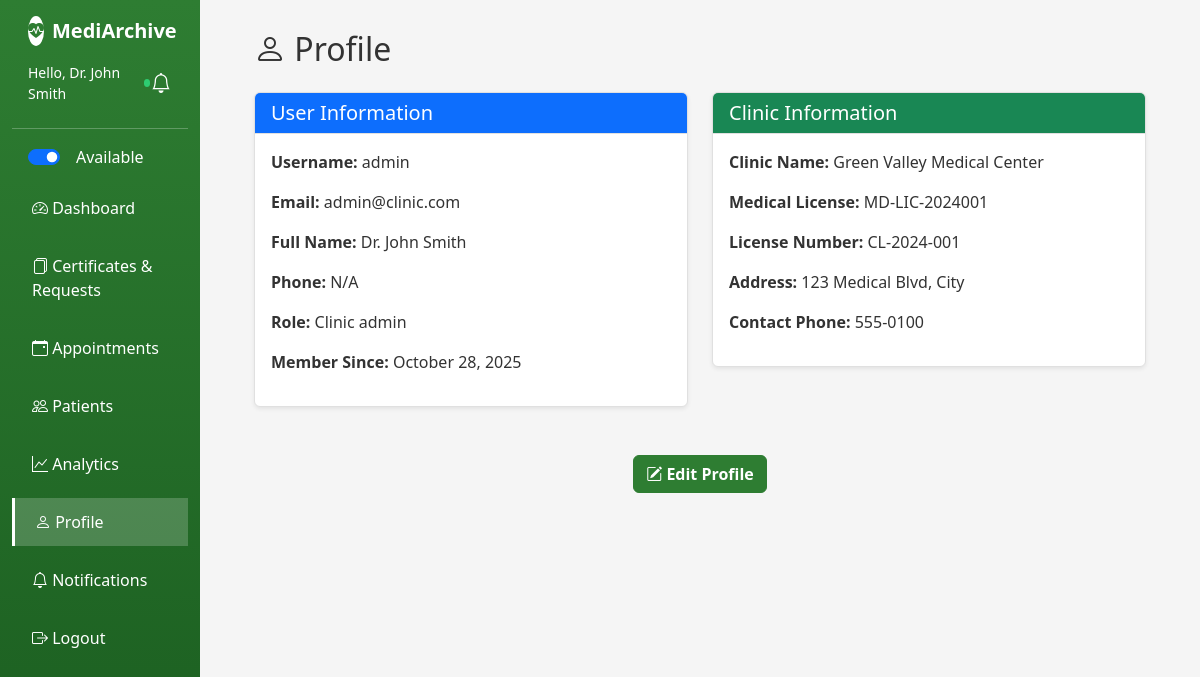
Screenshot of /views/profile.php (signed in) with the database file from the repository.
### tables this page shows
CREATE TABLE IF NOT EXISTS clinics (
    id INT PRIMARY KEY AUTO_INCREMENT,
    user_id INT NOT NULL,
    clinic_name VARCHAR(100) NOT NULL,
    license_number VARCHAR(50),
    medical_license VARCHAR(100) NOT NULL,
    specialization VARCHAR(100) NOT NULL,
    address TEXT,
    contact_phone VARCHAR(20),
    is_available BOOLEAN DEFAULT TRUE,
    available_from TIME DEFAULT '09:00:00',
    available_to TIME DEFAULT '17:00:00',
    created_at TIMESTAMP DEFAULT CURRENT_TIMESTAMP,
    FOREIGN KEY (user_id) REFERENCES users(id) ON DELETE CASCADE,
    INDEX idx_user_id (user_id),
    INDEX idx_specialization (specialization),
    INDEX idx_is_available (is_available)
);

CREATE TABLE IF NOT EXISTS users (
    id INT PRIMARY KEY AUTO_INCREMENT,
    username VARCHAR(50) UNIQUE NOT NULL,
    email VARCHAR(100) UNIQUE NOT NULL,
    password VARCHAR(255) NOT NULL,
    full_name VARCHAR(100) NOT NULL,
    role ENUM('clinic_admin', 'patient') NOT NULL DEFAULT 'patient',
    phone VARCHAR(20),
    created_at TIMESTAMP DEFAULT CURRENT_TIMESTAMP,
    INDEX idx_username (username),
    INDEX idx_email (email)
);

### config.php (called while the page is built, shortened)
<?php
function isClinicAdmin() {
    return isset($_SESSION['role']) && $_SESSION['role'] === 'clinic_admin';
}
if (file_exists(__DIR__ . '/includes/bootstrap.php')) {
    require_once __DIR__ . '/includes/bootstrap.php';
}

### includes/Database.php (called while the page is built, shortened)
<?php
class Database {
    private static $instance = null;
    private $pdo;
    private function __construct()
    {
        $dsn = sprintf('mysql:host=%s;dbname=%s;charset=utf8mb4', DB_HOST, DB_NAME);
        $options = [
            PDO::ATTR_ERRMODE => PDO::ERRMODE_EXCEPTION,
            PDO::ATTR_DEFAULT_FETCH_MODE => PDO::FETCH_ASSOC,
            PDO::ATTR_EMULATE_PREPARES => false,
        ];
        $this->pdo = new PDO($dsn, DB_USER, DB_PASS, $options);
    }
    public static function getInstance()
    {
        if (self::$instance === null) {
            self::$instance = new Database();
        }
        return self::$instance;
    }
    public function fetch($sql, array $params = [])
    {
        $stmt = $this->pdo->prepare($sql);
        $stmt->execute($params);
        return $stmt->fetch();
    }
}
?>

### includes/bootstrap.php (called while the page is built, shortened)
<?php
require_once __DIR__ . '/Database.php';
function DB()
{
    return Database::getInstance();
}

### views/profile.php (the view, shortened to what this page needs)
<?php
require_once '../config.php';
$user_id = $_SESSION['user_id'];
try {
    $db = Database::getInstance();
    $user = $db->fetch("SELECT * FROM users WHERE id = ?", [$user_id]);
    if ($_SESSION['role'] === 'clinic_admin') {
        $profile = $db->fetch("SELECT * FROM clinics WHERE user_id = ?", [$user_id]);
    } else {
        $profile = $db->fetch("SELECT * FROM patients WHERE user_id = ?", [$user_id]);
    }
} catch (Exception $e) {
    $user = null;
    $profile = null;
}
?>
<!DOCTYPE html>
<html lang="en">
<head>
<link href="https://cdn.jsdelivr.net/npm/bootstrap@5.3.0/dist/css/bootstrap.min.css" rel="stylesheet">
<link rel="stylesheet" href="https://cdn.jsdelivr.net/npm/bootstrap-icons@1.10.0/font/bootstrap-icons.css">
</head>
<body>
<div class="container-fluid">
    <div class="row">
        <?php include 'includes/sidebar.php'; ?>
        <main class="col-md-9 ms-sm-auto col-lg-10 px-md-4">
            <div class="main-content">
                <h2 class="mb-4"><i class="bi bi-person"></i> Profile</h2>
                <div class="row">
                    <div class="col-md-6 mb-4">
                        <div class="card shadow-sm">
                            <div class="card-header bg-primary text-white">
                                <h5 class="mb-0">User Information</h5>
                            </div>
                            <div class="card-body">
                                <p><strong>Username:</strong> <?php echo htmlspecialchars($user['username']); ?></p>
                                <p><strong>Email:</strong> <?php echo htmlspecialchars($user['email']); ?></p>
                                <p><strong>Full Name:</strong> <?php echo htmlspecialchars($user['full_name']); ?></p>
                                <p><strong>Phone:</strong> <?php echo htmlspecialchars($user['phone'] ?? 'N/A'); ?></p>
                                <p><strong>Role:</strong> <?php echo str_replace('_', ' ', ucwords($user['role'])); ?></p>
                                <p><strong>Member Since:</strong> <?php echo date('F d, Y', strtotime($user['created_at'])); ?></p>
                            </div>
                        </div>
                    </div>
                    <div class="col-md-6 mb-4">
                        <div class="card shadow-sm">
                            <div class="card-header bg-success text-white">
                                <h5 class="mb-0"><?php echo $_SESSION['role'] === 'clinic_admin' ? 'Clinic Information' : 'Patient Information'; ?></h5>
                            </div>
                            <div class="card-body">
                                <?php if ($profile): ?>
                                    <?php if ($_SESSION['role'] === 'clinic_admin'): ?>
                                        <p><strong>Clinic Name:</strong> <?php echo htmlspecialchars($profile['clinic_name']); ?></p>
                                        <p><strong>Medical License:</strong> <?php echo htmlspecialchars($profile['medical_license'] ?? 'N/A'); ?></p>
                                        <p><strong>License Number:</strong> <?php echo htmlspecialchars($profile['license_number'] ?? 'N/A'); ?></p>
                                        <p><strong>Address:</strong> <?php echo htmlspecialchars($profile['address'] ?? 'N/A'); ?></p>
                                        <p><strong>Contact Phone:</strong> <?php echo htmlspecialchars($profile['contact_phone'] ?? 'N/A'); ?></p>
                                    <?php endif; ?>
                                <?php else: ?>
                                    <p class="text-muted">No additional information available</p>
                                <?php endif; ?>
                            </div>
                        </div>
                    </div>
                </div>
                <div class="text-center mt-4">
                    <a href="edit_profile.php" class="btn btn-primary">
                        <i class="bi bi-pencil-square"></i> Edit Profile
                    </a>
                </div>
            </div>
        </main>
    </div>
</div>
</body>
</html>

### views/includes/sidebar.php (shortened to what this page needs)
<?php
$current_page = basename($_SERVER['PHP_SELF']);
$role = $_SESSION['role'] ?? '';
?>
<nav class="col-md-3 col-lg-2 d-md-block sidebar collapse">
    <div class="position-sticky pt-3">
        <div class="d-flex align-items-center gap-2 px-3 mb-2">
            <?php if ($role === 'web_admin'): ?>
            <span class="bg-success rounded-circle d-inline-flex align-items-center justify-content-center" style="width:30px;height:30px;color:#000;"><i class="bi bi-shield-check"></i></span>
            <h5 class="text-white mb-0"><strong>MediArchive</strong></h5>
            <?php elseif ($role === 'clinic_admin'): ?>
            <span class="bg-white rounded-circle d-inline-flex align-items-center justify-content-center" style="width:30px;height:30px;color:#2e7d32;"><i class="bi bi-heart-pulse-fill"></i></span>
            <h5 class="text-white mb-0"><strong>MediArchive</strong></h5>
            <?php else: ?>
            <span class="bg-white rounded-circle d-inline-flex align-items-center justify-content-center" style="width:30px;height:30px;color:#1976d2;"><i class="bi bi-heart-pulse-fill"></i></span>
            <h5 class="text-white mb-0"><strong>MediArchive</strong></h5>
            <?php endif; ?>
        </div>
        <?php if (isset($_SESSION['full_name'])): ?>
        <div class="d-flex align-items-center justify-content-between px-3 py-2 text-white">
            <div class="d-flex align-items-center gap-2">
                <div class="small d-flex align-items-center gap-2">
                    <span>Hello, <?php echo htmlspecialchars($_SESSION['full_name']); ?></span>
                    <?php if (isClinicAdmin()): ?>
                        <?php
                        try {
                            $row = DB()->fetch("SELECT is_available FROM clinics WHERE user_id = ?", [$_SESSION['user_id']]);
                            $isAvail = $row ? intval($row['is_available']) : 0;
                        } catch (Exception $e) { $isAvail = 0; }
                        ?>
                        <span id="availIndicator" class="d-inline-block rounded-circle" style="width:8px;height:8px;background: <?php echo $isAvail ? '#2ecc71' : '#bdc3c7'; ?>;"></span>
                    <?php endif; ?>
                </div>
            </div>
			<div class="position-relative">
				<button class="btn btn-link text-white p-0" id="notificationBell" style="text-decoration:none;" onclick="toggleNotifications()">
					<i class="bi bi-bell fs-5"></i>
				</button>
			</div>
        </div>
        <?php endif; ?>
        <hr class="text-white">
        <ul class="nav flex-column">
            <?php if (isClinicAdmin()): ?>
            <li class="nav-item px-3 mb-2">
                <div class="form-check form-switch text-white">
                    <input class="form-check-input" type="checkbox" role="switch" id="availabilitySwitch" <?php echo $isAvail ? 'checked' : ''; ?> onclick="setAvailability(this.checked)">
                    <label class="form-check-label ms-2" for="availabilitySwitch">Available</label>
                </div>
            </li>
            <?php endif; ?>
            <li class="nav-item">
                <a class="nav-link <?php echo $current_page === 'dashboard.php' ? 'active' : ''; ?>" href="dashboard.php">
                    <i class="bi bi-speedometer2"></i> Dashboard
                </a>
            </li>
            <?php if (isClinicAdmin()): ?>
            <li class="nav-item">
                <a class="nav-link <?php echo $current_page === 'certificates.php' ? 'active' : ''; ?>" href="certificates.php">
                    <i class="bi bi-files"></i> Certificates & Requests
                </a>
            </li>
            <li class="nav-item">
                <a class="nav-link <?php echo $current_page === 'clinic_appointments.php' ? 'active' : ''; ?>" href="clinic_appointments.php">
                    <i class="bi bi-calendar-event"></i> Appointments
                </a>
            </li>
            <li class="nav-item">
                <a class="nav-link <?php echo $current_page === 'patients.php' ? 'active' : ''; ?>" href="patients.php">
                    <i class="bi bi-people"></i> Patients
                </a>
            </li>
            <li class="nav-item">
                <a class="nav-link <?php echo $current_page === 'analytics.php' ? 'active' : ''; ?>" href="analytics.php">
                    <i class="bi bi-graph-up"></i> Analytics
                </a>
            </li>
            <?php endif; ?>
            <li class="nav-item">
                <a class="nav-link <?php echo in_array($current_page, ['profile.php', 'edit_profile.php']) ? 'active' : ''; ?>" href="profile.php">
                    <i class="bi bi-person"></i> Profile
                </a>
            </li>
            <li class="nav-item">
                <a class="nav-link <?php echo $current_page === 'notification_settings.php' ? 'active' : ''; ?>" href="notification_settings.php">
                    <i class="bi bi-bell"></i> Notifications
                </a>
            </li>
            <li class="nav-item">
                <a class="nav-link" href="logout.php">
                    <i class="bi bi-box-arrow-right"></i> Logout
                </a>
            </li>
        </ul>
    </div>
</nav>

### rows the page displays
clinics: is_available "☑", clinic_name "Green Valley Medical Center", medical_license "MD-LIC-2024001", license_number "CL-2024-001", address "123 Medical Blvd, City", contact_phone "555-0100"
users: username "admin", email "admin@clinic.com", full_name "Dr. John Smith", phone "N/A", role "Clinic admin", created_at "October 28, 2025"

### other values shown
$_SESSION['full_name'] "Dr. John Smith"
